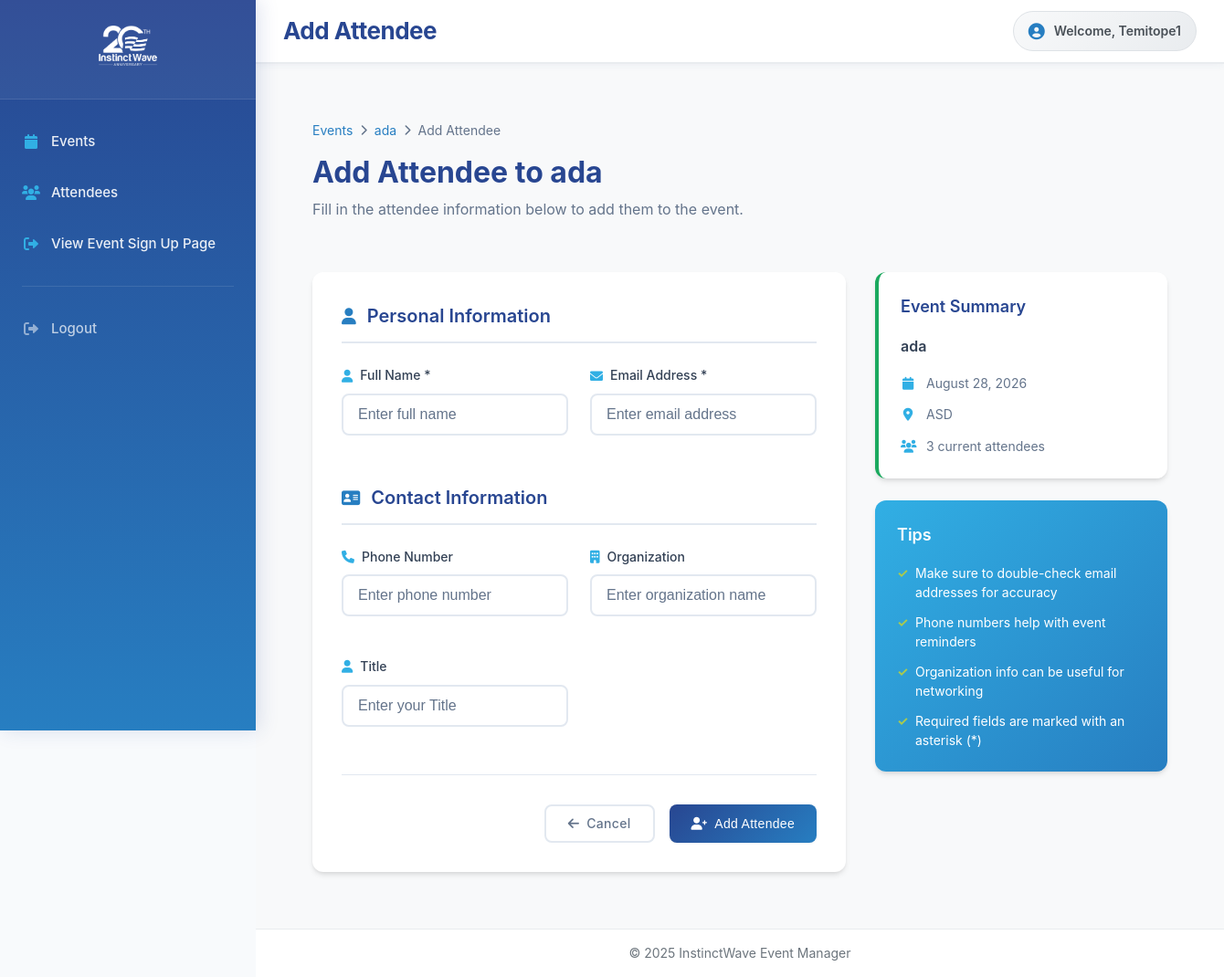
Page /events/33/add-attendee/ (signed in) on the committed database.
### eventapp/models.py (models this page shows, shortened)
class Event(models.Model):
    EVENT_STATUS = [
        ("Upcoming","Upcoming"),
        ("Active","Active"),
        ("Past","Past"),
    ]
    title = models.CharField(max_length=255)
    description = models.TextField()
    date = models.DateField()
    time = models.TimeField( null=True)
    location = models.CharField(max_length=255)
    attendees = models.ManyToManyField(Attendee, blank=True, related_name="events")
    created_by = models.ForeignKey(User, on_delete=models.CASCADE, related_name="events_created")
    status = models.CharField(choices=EVENT_STATUS, default="Upcoming")

### eventapp/views.py (the view, shortened to what this page needs)
# urls.py: path("events/<int:event_id>/add-attendee/", views.add_attendee, name="add_attendee"),
@login_required
def add_attendee(request, event_id):
    if not check_admin(request.user):
        return HttpResponseForbidden("You are not authorized to perform this action.")
    event = get_object_or_404(Event, id=event_id)
    return render(request, "events/add_attendee.html", {"event": event})

### eventapp/views.py (called while the page is built)
def check_admin(user):
    return hasattr(user, "admin_profile")

### templates/events/add_attendee.html (shortened to what this page needs)
{% extends "accounts/base.html" %}
{% load static %}
{% block page_title %}Add Attendee{% endblock %}
{% block content %}
<head>
    <link rel="stylesheet" href="{% static "css/add_attendee.css" %}">
</head>
<div class="form-container">
    <div class="form-header">
        <div class="breadcrumb">
            <a href="{% url 'event_list' %}">Events</a>
            <i class="fas fa-chevron-right"></i>
            <a href="{% url 'event_detail' event.id %}">{{ event.title }}</a>
            <i class="fas fa-chevron-right"></i>
            <span>Add Attendee</span>
        </div>
        <h1>Add Attendee to {{ event.title }}</h1>
        <p class="form-description">Fill in the attendee information below to add them to the event.</p>
    </div>
    <div class="form-card">
        <form method="post" class="attendee-form">
            <div class="form-section">
                <h3>
                    <i class="fas fa-user"></i>
                    Personal Information
                </h3>
                <div class="form-row">
                    <div class="form-group">
                        <label for="name">
                            <i class="fas fa-user"></i>
                            Full Name *
                        </label>
                        <input type="text" id="name" name="name" placeholder="Enter full name" required>
                    </div>
                    <div class="form-group">
                        <label for="email">
                            <i class="fas fa-envelope"></i>
                            Email Address *
                        </label>
                        <input type="email" id="email" name="email" placeholder="Enter email address" required>
                    </div>
                </div>
            </div>
            <div class="form-section">
                <h3>
                    <i class="fas fa-address-card"></i>
                    Contact Information
                </h3>
                <div class="form-row">
                    <div class="form-group">
                        <label for="phone">
                            <i class="fas fa-phone"></i>
                            Phone Number
                        </label>
                        <input type="text" id="phone" name="phone" placeholder="Enter phone number">
                    </div>
                    <div class="form-group">
                        <label for="organization">
                            <i class="fas fa-building"></i>
                            Organization
                        </label>
                        <input type="text" id="organization" name="organization" placeholder="Enter organization name">
                    </div>
                    <div class="form-group">
                        <label for="organization">
                            <i class="fas fa-user"></i>
                            Title
                        </label>
                        <input type="text" id="title" name="title" placeholder="Enter your Title">
                    </div>
                </div>
            </div>
            <div class="form-actions">
                <a href="{% url 'event_detail' event.id %}" class="btn btn-outline">
                    <i class="fas fa-arrow-left"></i>
                    Cancel
                </a>
                <button type="submit" class="btn btn-primary">
                    <i class="fas fa-user-plus"></i>
                    Add Attendee
                </button>
            </div>
        </form>
    </div>
    <div class="form-sidebar">
        <div class="event-summary-card">
            <h3>Event Summary</h3>
            <div class="event-info">
                <h4>{{ event.title }}</h4>
                <div class="event-details">
                    <div class="detail">
                        <i class="fas fa-calendar"></i>
                        <span>{{ event.date|date:"F d, Y" }}</span>
                    </div>
                    <div class="detail">
                        <i class="fas fa-map-marker-alt"></i>
                        <span>{{ event.location }}</span>
                    </div>
                    <div class="detail">
                        <i class="fas fa-users"></i>
                        <span>{{ event.attendees.count }} current attendees</span>
                    </div>
                </div>
            </div>
        </div>
        <div class="tips-card">
            <h3>Tips</h3>
            <ul>
                <li>Make sure to double-check email addresses for accuracy</li>
                <li>Phone numbers help with event reminders</li>
                <li>Organization info can be useful for networking</li>
                <li>Required fields are marked with an asterisk (*)</li>
            </ul>
        </div>
    </div>
</div>
{% endblock %}

### templates/accounts/base.html (shortened to what this page needs)
<!DOCTYPE html>
{% load static %}
<html lang="en">
<head>
    <link href="https://cdnjs.cloudflare.com/ajax/libs/font-awesome/6.0.0/css/all.min.css" rel="stylesheet">
    <link rel="stylesheet" href="{% static 'css/style.css' %}">
</head>
<body>
    <div class="dashboard-container">
        <aside class="sidebar">
            <div class="sidebar-header">
                <div class="logo">
                    <img src="{% static 'images/logo.png' %}" alt="Logo">
                </div>
            </div>
            <nav class="sidebar-nav">
                <ul>
                    {% if user.is_authenticated %}
                        <li><a href="{% url 'event_list' %}" class="nav-link"><i class="fas fa-calendar"></i> Events</a></li>
                        <li><a href="{% url 'attendees-list' %}" class="nav-link"><i class="fas fa-users"></i> Attendees</a></li>
                        <li><a href="{% url 'event-signup' %}" class="nav-link"><i class="fas fa-sign-out-alt"></i> View Event Sign Up Page</a></li>
                        <li class="nav-divider"></li>
                        <li><a href="{% url 'logout' %}" class="nav-link logout"><i class="fas fa-sign-out-alt"></i> Logout</a></li>
                    {% endif %}
                </ul>
            </nav>
        </aside>
        <main class="main-content">
            <header class="topbar">
                <div class="topbar-left">
                    <h1 class="page-title">{% block page_title %}Dashboard{% endblock %}</h1>
                </div>
                <div class="topbar-right">
                    {% if user.is_authenticated %}
                        <div class="user-info">
                            <i class="fas fa-user-circle"></i>
                            <span>Welcome, {{ user.username }}</span>
                        </div>
                    {% endif %}
                </div>
            </header>
            <div class="content-area">
                {% block content %}
                {% endblock %}
            </div>
        </main>
    </div>
    <footer class="dashboard-footer">
        <p>&copy; {{ year|default:2025 }} InstinctWave Event Manager</p>
    </footer>
</body>
</html>

### eventapp/static/css/style.css (style rules this page uses)
* { margin: 0; padding: 0; box-sizing: border-box; }
body { font-family: -apple-system, BlinkMacSystemFont, 'Segoe UI', Roboto, Oxygen, Ubuntu, Cantarell, sans-serif; line-height: 1.6; color: #333; background: #f8f9fa; min-height: 100vh; }
.dashboard-container { display: flex; min-height: 100vh; transition: all 0.3s ease; }
.sidebar { width: 280px; background: linear-gradient(180deg, #284691 0%, #277EC1 100%); color: white; position: fixed; top: 0; left: 0; height: 100vh; z-index: 1000; transition: all 0.3s cubic-bezier(0.4, 0, 0.2, 1); box-shadow: 4px 0 20px rgba(40, 70, 145, 0.15); overflow-y: auto; }
.sidebar-header { padding: 25px 20px; border-bottom: 1px solid rgba(255, 255, 255, 0.1); background: rgba(255, 255, 255, 0.05); }
.logo img { height: 50px; width: auto; filter: brightness(0) invert(1); }
.logo { text-align: center; }
.sidebar-nav { padding: 20px 0; }
.sidebar-nav ul { list-style: none; }
.sidebar-nav li { margin-bottom: 4px; }
.nav-link { display: flex; align-items: center; gap: 12px; padding: 14px 24px; color: rgba(255, 255, 255, 0.9); text-decoration: none; transition: all 0.3s ease; font-weight: 500; font-size: 15px; border-radius: 0; position: relative; }
.nav-link i { width: 20px; text-align: center; font-size: 16px; color: #31AFE4; }
.nav-divider { height: 1px; background: rgba(255, 255, 255, 0.1); margin: 20px 24px; }
.nav-link.logout { color: rgba(255, 255, 255, 0.7); margin-top: 20px; }
.nav-link.logout i { color: rgba(255, 255, 255, 0.5); }
.main-content { flex: 1; margin-left: 280px; display: flex; flex-direction: column; transition: all 0.3s ease; min-height: 100vh; }
.topbar { background: white; border-bottom: 2px solid #e9ecef; padding: 0 30px; height: 70px; display: flex; align-items: center; justify-content: space-between; box-shadow: 0 2px 8px rgba(40, 70, 145, 0.05); position: sticky; top: 0; z-index: 999; }
.topbar-left { display: flex; align-items: center; gap: 20px; }
.page-title { font-size: 26px; font-weight: 700; color: #284691; letter-spacing: -0.5px; }
.topbar-right { display: flex; align-items: center; gap: 20px; }
.user-info { display: flex; align-items: center; gap: 10px; padding: 10px 16px; background: linear-gradient(135deg, #f8f9fa 0%, #e9ecef 100%); border-radius: 25px; color: #495057; font-weight: 600; font-size: 14px; border: 1px solid #dee2e6; }
.user-info i { font-size: 18px; color: #277EC1; }
.content-area { flex: 1; padding: 30px; background: #f8f9fa; min-height: calc(100vh - 140px); }
.dashboard-footer { background: white; border-top: 1px solid #e9ecef; padding: 15px 30px; text-align: center; color: #6c757d; font-size: 14px; margin-left: 280px; transition: all 0.3s ease; }
.btn { display: inline-flex; align-items: center; gap: 8px; padding: 12px 20px; border: none; border-radius: 8px; font-weight: 600; font-size: 14px; cursor: pointer; transition: all 0.3s ease; text-decoration: none; letter-spacing: 0.3px; }
.btn-primary { background: linear-gradient(135deg, #284691 0%, #277EC1 100%); color: white; }
.btn-outline { background: transparent; border: 2px solid #284691; color: #284691; }
.form-group { margin-bottom: 20px; }
.sidebar, .main-content, .dashboard-footer, .nav-link, .btn, .stat-card { transition: all 0.3s cubic-bezier(0.4, 0, 0.2, 1); }

### rows in the picture
Event: title "ada", date "August 28, 2026", location "ASD", attendees.count "3"

### other values in the picture
{{ user.username }} "Temitope1"
{{ year|default:2025 }} "2025"
